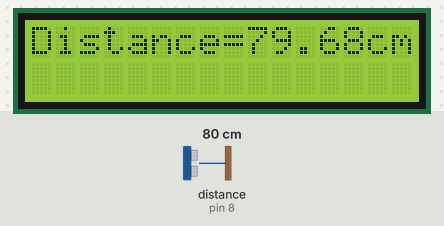
A sketch run on a simulated Arduino Uno, built with avr-gcc and run on an emulated ATmega328P. On the bench: 16×2 character LCD. Wiring (inferred from the names in the program): ultrasonic range finder: trigger pin 7; echo pin 8. The inputs (shaded band) are chosen by the test bench; at power-on: distance to the obstacle (sensor on pin 8) 80 cm. The echo pulse lasts 58.3 µs per cm; what the sketch prints to the serial monitor is not drawn.

Above: at 1.2 s.
1.3 s: distance to the obstacle (sensor on pin 8) set to 2 cm
At 3.7 s:
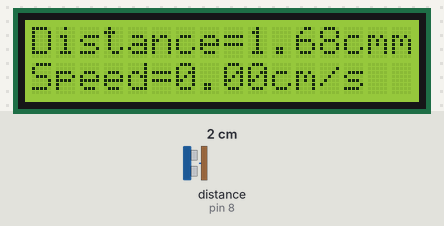
At 5.6 s:
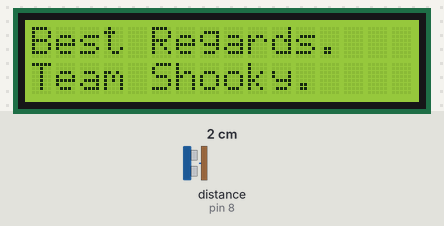
6.4 s: distance to the obstacle (sensor on pin 8) set to 4 cm
8.5 s: distance to the obstacle (sensor on pin 8) set to 7 cm
At 11.5 s:
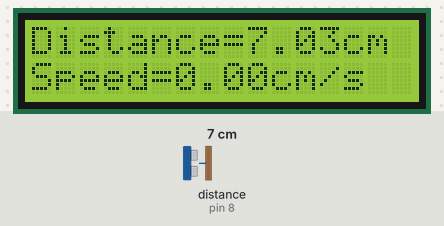
Timing chart, 0 to 13.0 s (numbered marks = the images above; inputs shaded):
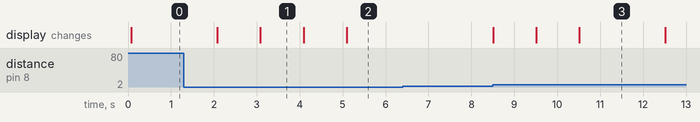

Measured:
- the behaviour switches between 5 and 6 cm on distance to the obstacle (sensor on pin 8) (found by bisection; images 2 and 3)
- after the input at 1.3 s, the display: first differs from a run without the input after 1.8 s (image 1)
- after the input at 6.4 s, every drawn part: stays the same
- after the input at 8.5 s, the display: first changes at once (image 3 shows a later state)
- what the display in image 1 shows lasts 1.0 s, from 3.1 s to 4.1 s

The sketch:

Ultrasonic_Distance___Speed_Meter_.ino
```cpp
#include <LiquidCrystal.h>

#define rs 12
#define E 11
#define d4 5
#define d5 4
#define d6 3
#define d7 2

LiquidCrystal lcd(rs, E, d4, d5, d6, d7); //initiatlizing the pins for the LCD display

// defining pin numbers
const int trigPin = 7;
const int echoPin = 8;

// defining variables
long duration;
float distanceOne=0, distanceTwo=0, distance=0;
float t1=0, t2=0;
double speed=0;

void setup()
{
  Serial.begin(9600);
  lcd.begin(16, 2);
  pinMode(trigPin, OUTPUT); // Sets the trigPin as an Output
  pinMode(echoPin, INPUT); // Sets the echoPin as an Input
}


void loop()
{

// DISPLAYING DISTANCE ON SERIAL MONITOR AND LCD, RESPECTIVELY:

  distanceOne = ultrasonicRead();
  Serial.print("Distance = ");
  Serial.print(distanceOne);
  Serial.print(" cm ");
  lcd.setCursor(0,0);
  lcd.print("Distance=");
  lcd.print(distance);
  lcd.print("cm");

  _delay_ms(1000);

  t1 = millis();

  distanceTwo = ultrasonicRead();
  Serial.print("Distance = ");
  Serial.print(distanceTwo);
  Serial.print(" cm ");
  lcd.setCursor(0,0);
  lcd.print("Distance=");
  lcd.print(distance);
  lcd.print("cm");

  _delay_ms(1000);

  t2 = millis();

  //CALCULATING SPEED:

  if(abs(distanceTwo-distanceOne)<= 1)
  {
    speed = 0;
  }
  else
  {
    speed = abs(distanceTwo - distanceOne)/((t2-t1)/1000);
  }

  //SPEACIAL THANKS FROM OUR TEAM
 if (distance <= 5){
    lcd.clear();
    lcd.setCursor(0, 0);
    lcd.print("Best Regards.");
    lcd.setCursor(0, 1);
    lcd.print("Team Shooky.");
    while(ultrasonicRead() <= 5);
  }

  //DISPLAYING SPEED ON SERIAL MONITOR AND LCD, RESPECTIVELY:

  Serial.print("Speed = ");
  Serial.print(speed);
  Serial.print("cm/s");
  lcd.setCursor(0,1);
  lcd.print("Speed=");
  lcd.print(speed);
  lcd.print("cm/s");
  _delay_ms(1000);


}


float ultrasonicRead ()
{
  distance=0;
  digitalWrite(trigPin, LOW);
  delayMicroseconds(2);
  digitalWrite(trigPin, HIGH);
  delayMicroseconds(10);
  digitalWrite(trigPin, LOW);
  duration = pulseIn(echoPin, HIGH);

  //CALCULATING DISTANCE:
  distance = (duration*0.0343)/2.0;
  return distance;
}
```
